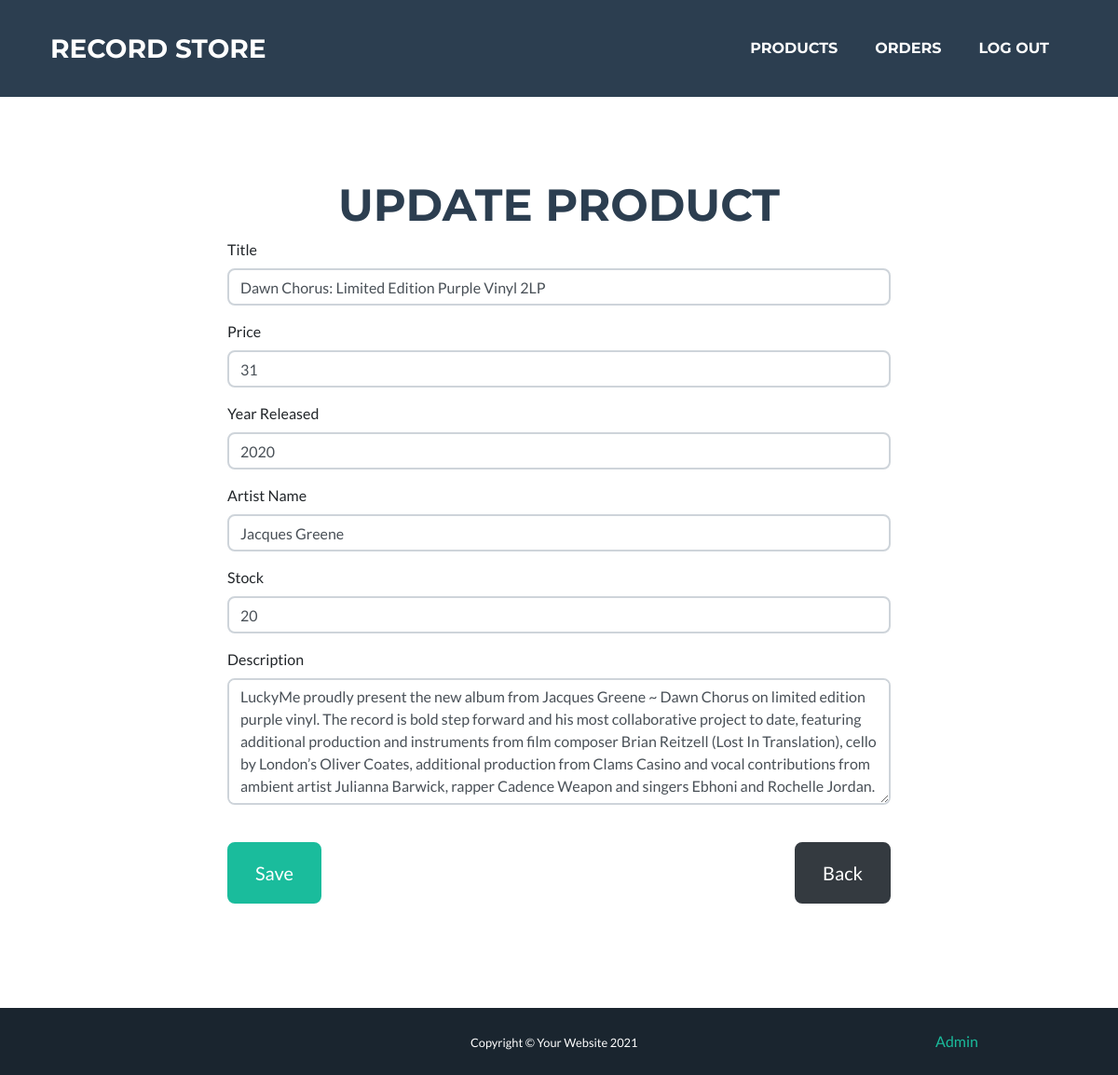
/admin/products/1 (signed in), run on an earlier commit of the app's database.
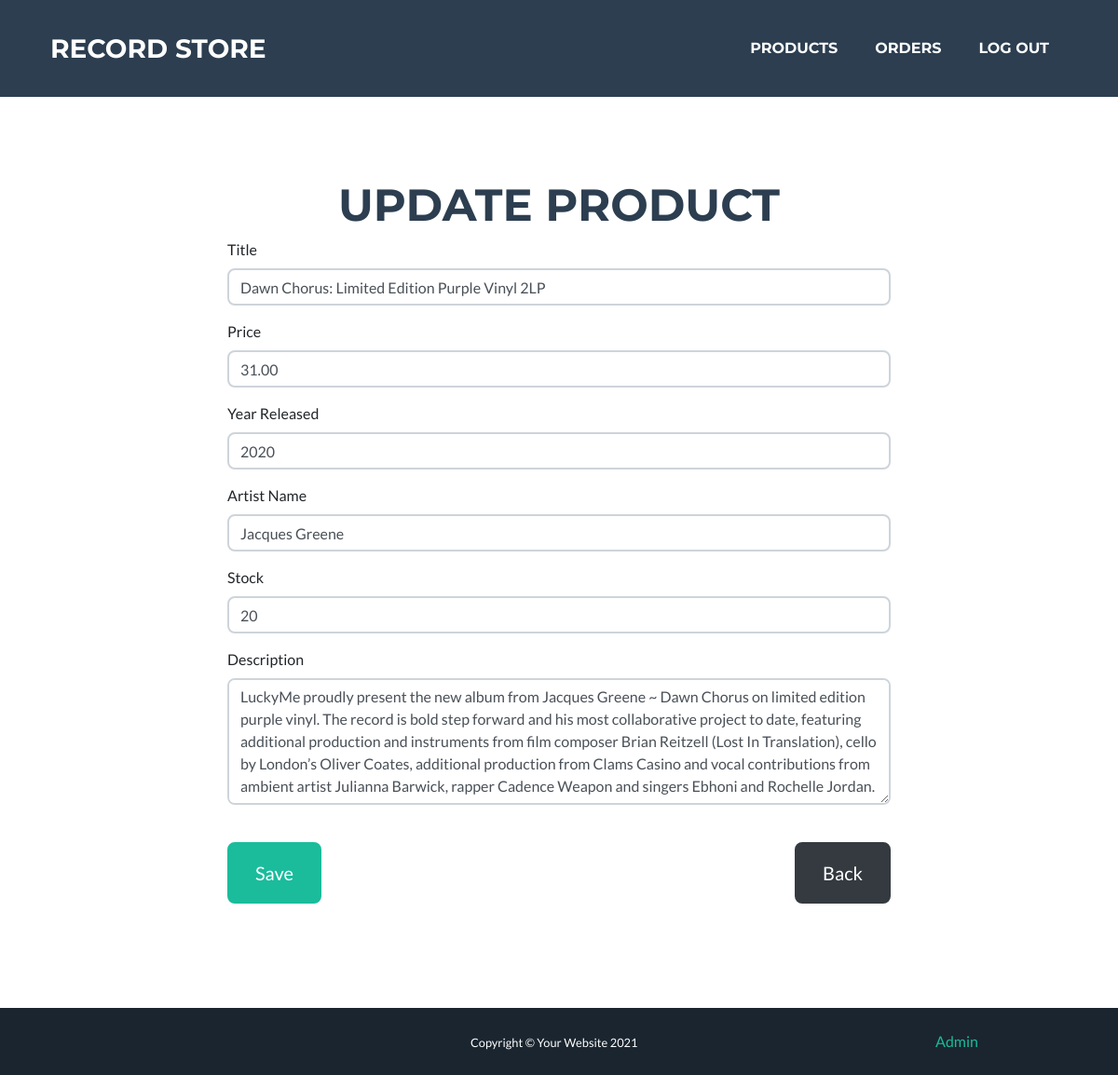
And on a later commit of the database.
### tables this page shows
CREATE TABLE `records` (
  `id_record` int(11) NOT NULL,
  `title` varchar(200) DEFAULT NULL,
  `description` varchar(1000) DEFAULT NULL,
  `price` decimal(11,2) DEFAULT NULL,
  `year_released` year(4) DEFAULT NULL,
  `cover` varchar(45) DEFAULT NULL,
  `stock` int(11) NOT NULL,
  `for_sale` tinyint(1) NOT NULL DEFAULT '1'
);

CREATE TABLE `artists` (
  `id_artist` int(11) NOT NULL,
  `name` varchar(200) DEFAULT NULL
);

### views/AdminView.php (called while the page is built, shortened)
<?php
class AdminView
{
    public function viewHeader($title)
    {
        include_once("views/partials/header.php");
    }
    public function viewFooter()
    {
        include_once("views/partials/footer.php");
    }
    public function viewProductForm($product, $errors)
    {
        include_once("views/partials/productForm.php");
    }
}

### models/Database.php (called while the page is built, shortened)
<?php
class Database
{
    private $conn = null;
    public function __construct($database, $username = "root", $password = "root", $servername = "localhost")
    {
        $dsn = "mysql:host=$servername;dbname=$database;charset=UTF8";
        try {
            $this->conn = new PDO($dsn, $username, $password);
            $this->conn->setAttribute(PDO::ATTR_ERRMODE, PDO::ERRMODE_EXCEPTION);
        } catch (PDOException $e) {
            echo "Connection failed: " . $e->getMessage();
        }
    }
    private function execute($statement, $input_parameters = [])
    {
        try {
            $stmt = $this->conn->prepare($statement);
            $stmt->execute($input_parameters);
            return $stmt;
        } catch (PDOException $e) {
            echo "Error: " . $e->getMessage() . "<br>";
            throw new Exception($e->getMessage());
        }
    }
    public function select($statement, $input_parameters = [])
    {
        $stmt = $this->execute($statement, $input_parameters);
        return $stmt->fetchAll();
    }
}

### models/AdminModel.php (called while the page is built, shortened)
<?php
class AdminModel
{
    private $db;
    public function __construct($database)
    {
        $this->db = $database;
    }
    public function fetchRecordById($id)
    {
        $statement = "SELECT r.title, r.description, r.price, r.year_released, r.stock, a.id_artist, a.name FROM records r
        JOIN records_has_artists rha
        ON r.id_record=rha.id_record
        JOIN artists a
        ON rha.id_artist=a.id_artist
        WHERE r.id_record = :id";
        $parameters = array(":id" => $id);
        $record = $this->db->select($statement, $parameters);
        return $record;
    }
}

### views/partials/productForm.php (the view, shortened to what the changed rows need)
<?php
$destination = URLROOT . "admin/products";
$heading = $product ? "Update product" : "Create product";
$title = $product ? $product['title'] : "";
$price = $product ? $product['price'] : "";
$yearReleased = $product ? $product['year_released'] : "";
$artistName = $product ? $product['name'] : "";
$stock = $product ? $product['stock'] : "";
$description = $product ? $product['description'] : "";
?>
<section class="page-section masthead min-vh-100" id="login">
        <div class="container">
                <h2 class="page-section-heading text-center text-uppercase text-secondary mb-3"><?= $heading ?></h2>
                <div class="row">
                        <div class="col-lg-8 mx-auto">
                                <form method="POST" action="#" novalidate="novalidate">
                                        <div class="control-group">
                                                <label>Title</label>
                                                <input name="title" class="form-control" id="title" type="text" placeholder="Title" required="required" value="<?= $title ?>" />
                                        </div>
                                        <div class="control-group">
                                                <label>Price</label>
                                                <input name="price" class="form-control" id="price" type="number" step="0.01" placeholder="Price" required="required" value="<?= $price ?>" />
                                        </div>
                                        <div class="control-group">
                                                <label>Year Released</label>
                                                <input name="year_released" class="form-control" id="year_released" type="text" placeholder="Year Released" required="required" value="<?= $yearReleased ?>" />
                                        </div>
                                        <div class="control-group">
                                                <label>Artist Name</label>
                                                <input name="name" class="form-control" id="name" type="text" placeholder="Artist Name" required="required" value="<?= $artistName ?>" />
                                        </div>
                                        <div class="control-group">
                                                <label>Stock</label>
                                                <input name="stock" class="form-control" id="stock" type="number" placeholder="Stock" required="required" min="0" value="<?= $stock ?>" />
                                        </div>
                                        <div class="control-group">
                                                <label>Description</label>
                                                <textarea name="description" class="form-control" rows="5" placeholder="Description" required="required"><?= $description ?></textarea>
                                        </div>
                                        <br />
                                        <div class="d-flex justify-content-between form-group">
                                                <button class=" btn btn-primary btn-xl" id="sendMessageButton" type="submit">Save</button>
                                                <a href=<?=$destination?> class='btn-xl btn btn-dark'>Back</a>
                                        </div>
                                </form>
                        </div>
                </div>
        </div>
</section>

What changed in the data, as far as the page shows it:
changed records "Dawn Chorus: Limited Edition Purple Vinyl 2LP": price "31" → "31.00"
